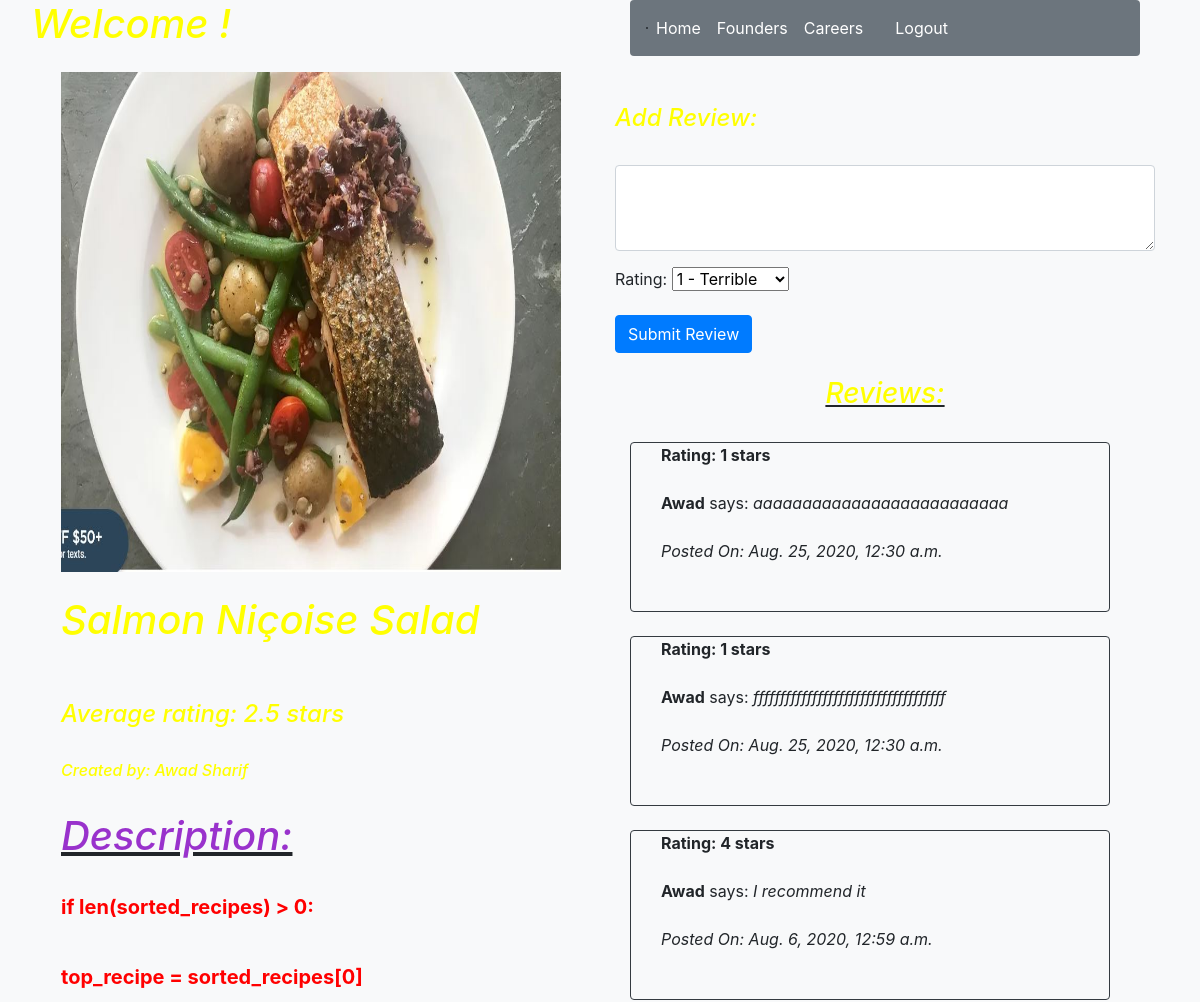
Page /dessert/info/15 (signed in, upper part) on the earlier database version.
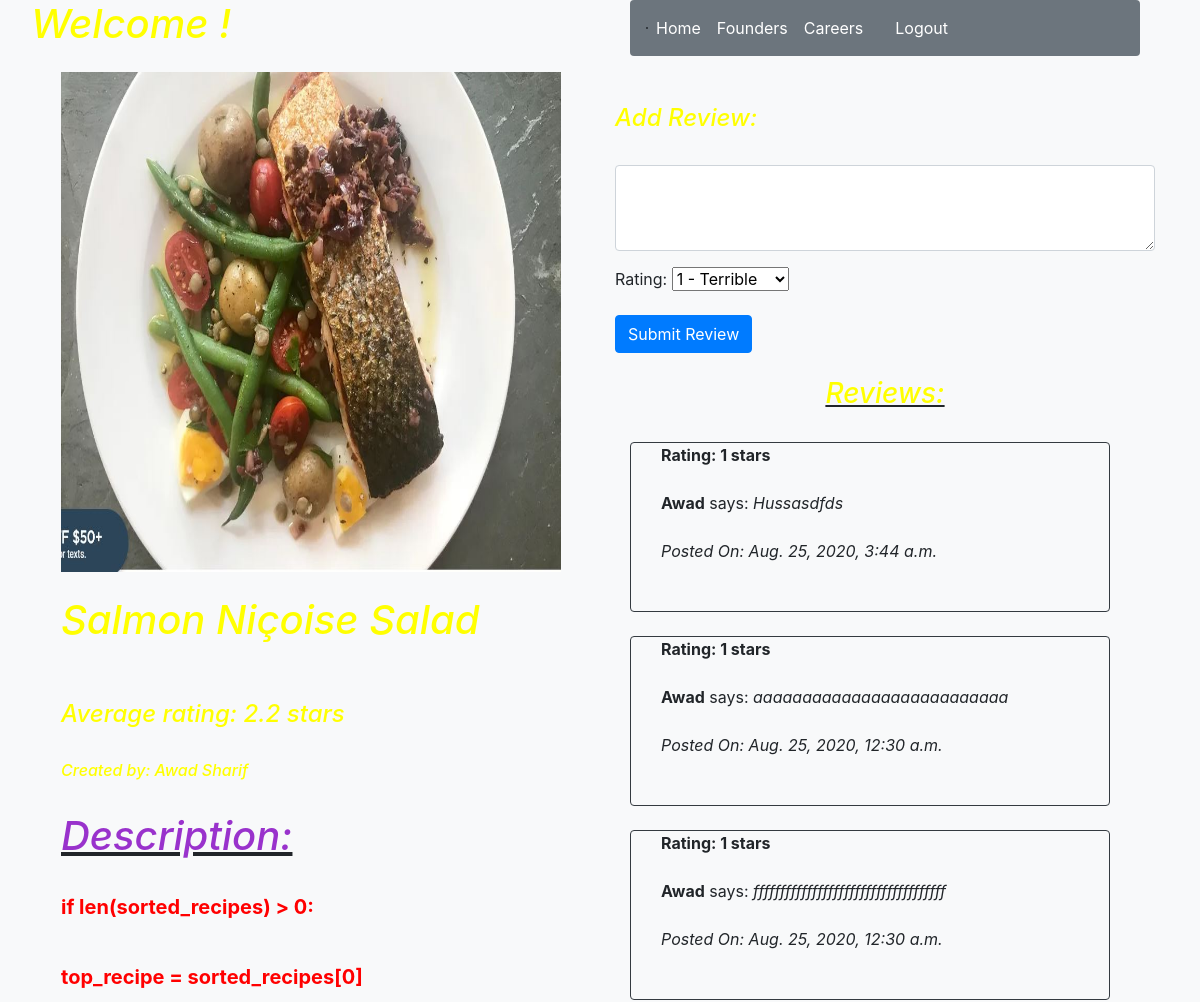
Same page on the later database version.
### recipe_app/models.py (models this page shows)
class Reviews(models.Model):
    content = models.TextField()
    rating = models.IntegerField()
    reviewer = models.ForeignKey(User,related_name="reviews_of_user",on_delete = models.CASCADE)
    recipe = models.ForeignKey(Recipes,related_name="reviews_of_recipe",on_delete = models.CASCADE)
    created_at = models.DateTimeField(auto_now_add=True)
    updated_at = models.DateTimeField(auto_now=True)
    objects = Reviews_Manager()

class User(models.Model):
    first_name = models.CharField(max_length=255)
    last_name = models.CharField(max_length=255)
    email = models.EmailField(max_length=255)
    password = models.CharField(max_length=255)
    created_at = models.DateTimeField(auto_now_add=True)
    updated_at = models.DateTimeField(auto_now=True)
    profilepic = models.CharField(null=True, max_length=255)
    objects = UserManager()

### recipe_app/views.py (the view)
# urls.py: path('dessert/info/<int:id>', views.dessert_info),
def dessert_info(request,id):
    if 'userid' not in request.session:
        return redirect('/')
    recipe = Recipes.objects.get(id=id)
    ingredients = recipe.ingredients.split('\n')
    summary = recipe.summary.split('\n')
    steps = recipe.steps.split('\n')
    rating = 0
    for review in recipe.reviews_of_recipe.all():
        rating += review.rating
    if len(recipe.reviews_of_recipe.all()) > 0:
        average_rating = round(rating / len(recipe.reviews_of_recipe.all()),2)
    else:
        average_rating = 0
    context = {
        'user': User.objects.get(id=request.session['userid']),
        'recipe': Recipes.objects.get(id=id),
        'ingredients': ingredients,
        'summaries': summary,
        'steps': steps,
        "Reviews": recipe.reviews_of_recipe.all().order_by("-created_at"),
        "rating": average_rating
    }
    return render(request,'dessert_info.html',context)

### recipe_app/templates/dessert_info.html (shortened to what the changed rows need)
{% load static %}
<!DOCTYPE html>
<html lang="en">
    <head>
        <link rel="stylesheet" href="https://stackpath.bootstrapcdn.com/bootstrap/4.5.0/css/bootstrap.min.css">
        <link rel="stylesheet" type="text/css" href="/static/css/style.css">
    </head>
    <body class="dessert_info bg-light">
        <div class="container">
            <div class="row">
                <div class="col-6 px-3">
                    <div class="form-group row">
                        <em><h1 class="text">Welcome {{User.first_name}}!</h1></em>
                    </div>
                    <div class="col-12">
                        <br>
                        <em><strong><h1 class="text">{{recipe.name}}</h1></strong></em>
                        <br><br>
                        <em><h4 class="text">Average rating: {{rating}} stars</h4></em>
                        <br>
                        <br>
                        <br>
                        {% for summary in summaries %}
                            <b><p class="info">{{ summary }}</p></b>
                            <br>
                        {% endfor %}
                        <br>
                        <br>
                        {% for ingredient in ingredients %}
                            <br>
                        {% endfor %}
                        <br>
                        <br>
                        {% for step in steps %}
                            <br>
                        {% endfor %}
                    </div>
                </div>
                <div class="col-6">
                    <br><br>
                    <br>
                    <div class="col-12">
                        <br>
                        <div class="form-group row" id="reviews">
                            {% for review in Reviews %}
                                <br><br>
                                <div class="card-deck col-12 bg-dark-rounded">
                                    <br><br><br><br>
                                    <div class="card mb-4 bg-light rounded border border-dark">
                                        <div class="col-12">
                                            <div class="col-12">
                                                <b>Rating: {{review.rating}} stars</b>
                                                <br><br>
                                                <strong>{{review.reviewer.first_name}}</strong> says: <em>{{review.content}}</em>
                                                <br><br>
                                                <em>Posted On: {{review.created_at}}</em>
                                                <br><br>
                                            </div>
                                            <br>
                                        </div>
                                    </div>
                                </div>
                                <br><br>
                            {% endfor %}
                        </div>
                    </div>
                </div>
            </div>
        </div>
    </body>
</html>

Differences in the rows shown:
no longer on this page (row unchanged): Reviews: rating "4", reviewer.first_name "Awad", content "I recommend it", created_at "Aug. 6, 2020, 12:59 a.m."
added Reviews: rating "1", reviewer.first_name "Awad", content "Hussasdfds", created_at "Aug. 25, 2020, 3:44 a.m."
Other differences:
{{ rating }}: "2.5" → "2.2"
